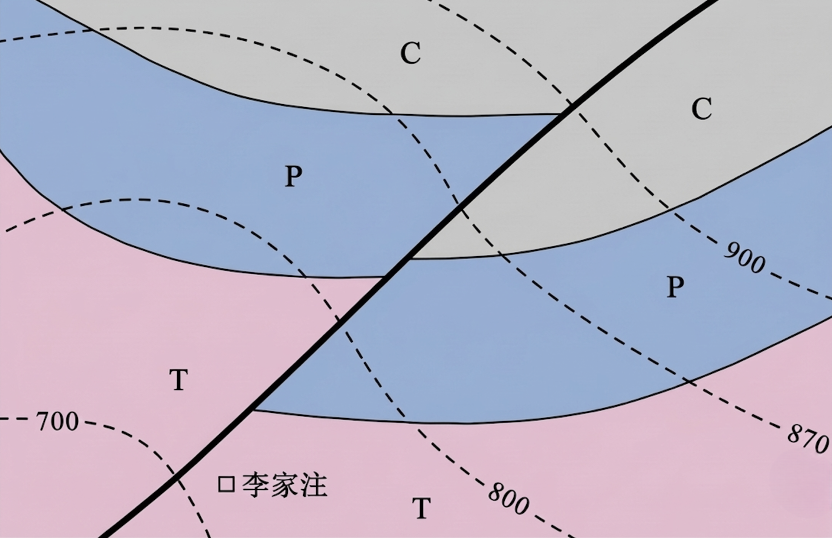
#> input picture cuted_map.png, 1664 x 1076 px (shown at 1/2 size)
$ python extract_faults.py --input cuted_map.png
#> lines starting #> are read from the running program, lines starting #| are printed output that depends on the picture; after the words box and inside, x2 and y2 are one past the last pixel; in counts of white or black regions, pixels touching at a corner belong together
# -*- coding: utf-8 -*-
"""
extract_faults.py — 从地质图暗色掩膜(Mask)中提取断层构造线与中心骨架
=======================================================================
项目：智能化三维地质建模系统《基于平面地质图的智能化三维构建》

【地质背景与技术定位】
断层（Fault）是三维地质建模中的一阶构造不连续面：
  1. 在二维地质图上，断层线通常采用加粗实线（线宽 8~15px）绘制，明显粗于普通地层界线（1.5~3px）；
  2. 断层线常跨越并切断不同时代的地层色块，与地层线、等高线形成复杂的 T 型或十字型交切；
  3. 本模块采用与地层线分离完全对称的互补机制，从暗色 Mask 中精准提取断层构造线，
     剥离所有交切地层线、等高线虚线与文字注记，输出纯净的断层 Mask、单像素中心骨架及断层迹线坐标表。

【核心算法流程】
  1. 距离变换（Distance Transform）线宽分析：
     - 利用断层加粗特征定位全图最粗骨干（半宽 >= 0.42 * 全图最大半宽）；
  2. 构造主干最大测地线提取（Longest Geodesic Path）：
     - 针对断层与地层线交切处向外伸出的横向侧枝，通过全图骨架两极主干追踪，
       只保留贯穿全图的宏观断层中心走向线，自然剔除所有交切毛刺；
  3. 真实线宽自适应恢复：
     - 测量断层线沿骨架的法向真实半宽，限制在原二值图内受限膨胀恢复；
  4. 成果导出：
     - fault_mask.png     : 纯净断层掩膜（黑底白线）
     - fault_skeleton.png : 单像素中心骨架（用于断层曲面控制点生成）
     - fault_overlay.png  : 原图叠加亮绿色断层对比图
     - fault_trace.csv    : 断层迹线点序表（X, Y, fault_name）
"""

from __future__ import annotations

import argparse
import csv
import logging
import subprocess
import sys
import time
from collections import deque
from dataclasses import dataclass
from pathlib import Path
from typing import List, Optional, Tuple, Union

import cv2
import numpy as np
from skimage.morphology import skeletonize

logging.basicConfig(
    level=logging.INFO,
    format="[%(asctime)s] %(message)s",
    datefmt="%H:%M:%S",
)
logger = logging.getLogger("ExtractFault")


@dataclass
class FaultExtractConfig:
    """断层提取参数配置。

    fault_ratio : float
        断层线识别的半宽比例阈值（占全图最大半宽的比例）。默认 0.42。
    min_fault_area : int
        断层线核心种子的最小连通域面积，用于排除交切点局部极大值。默认 300。
    sample_step : int
        导出断层迹线 CSV 时的采样步长（每隔多少个像素取一个点）。默认 15。
    fault_name : str
        导出的断层名称标签。默认 "Fault_1"。
    """

    fault_ratio: float = 0.42
    min_fault_area: int = 300
    sample_step: int = 15
    fault_name: str = "Fault_1"


def load_mask_as_binary(img_path: Union[str, Path]) -> Tuple[np.ndarray, Optional[np.ndarray]]:
    """读取掩膜图像并转化为标准二值矩阵（1=线划, 0=背景）。"""
    p = Path(img_path)
    if not p.is_file():
        raise FileNotFoundError(f"未找到输入文件: {p}")

    bgr = cv2.imread(str(p), cv2.IMREAD_COLOR)
    if bgr is None:
        raise ValueError(f"无法读取图像: {p}")

    gray = cv2.cvtColor(bgr, cv2.COLOR_BGR2GRAY)
    hsv = cv2.cvtColor(bgr, cv2.COLOR_BGR2HSV)

    is_mask = "mask" in p.name.lower() or hsv[..., 1].mean() < 10.0

    if is_mask:
        white_count = (gray > 127).sum()
        black_count = (gray <= 127).sum()
        binary = (gray > 127).astype(np.uint8) if white_count < black_count else (gray <= 127).astype(np.uint8)
        logger.info("输入载入为【暗色掩膜(Mask)】: %s (%d x %d)", p.name, binary.shape[1], binary.shape[0])
        return binary, None
    else:
        binary = (gray < 55).astype(np.uint8)
        logger.info("输入载入为【彩色地质原图】: %s (%d x %d)", p.name, binary.shape[1], binary.shape[0])
        return binary, bgr


def extract_fault_mainline(
    binary: np.ndarray,
    config: FaultExtractConfig,
) -> Tuple[np.ndarray, np.ndarray, float]:
    """提取纯净的断层单像素中心线和断层掩膜。

    返回:
        fault_mask     : uint8 HxW (255=断层线, 0=背景)
        fault_skeleton : uint8 HxW (单像素中心线)
        mean_half_width: 断层线平均半宽 (px)
    """
    h, w = binary.shape

    # 1. 2px Padding 防边缘断开
    pad_bin = np.pad(binary, 2, mode="constant", constant_values=0)
    dist = cv2.distanceTransform(pad_bin, cv2.DIST_L2, 5)
    max_d = float(dist.max())
    fault_th = max(2.5, max_d * config.fault_ratio)

    fault_seed = (dist >= fault_th).astype(np.uint8)

    # 2. 提取大面积核心种子（排除交切伪种子）
    n_cc, labels, stats, _ = cv2.connectedComponentsWithStats(fault_seed, 8)
    if n_cc <= 1:
        raise ValueError("未检测到足够粗壮的断层线特征，请检查输入 Mask 或调低 fault_ratio")

    # 找到最大面积的连通域
    top_idx = np.argmax(stats[1:, cv2.CC_STAT_AREA]) + 1
    core = (labels == top_idx).astype(np.uint8)
    logger.info("断层核心种子提取: 核心连通面积 %d px, 跨度 %d x %d",
                stats[top_idx, cv2.CC_STAT_AREA],
                stats[top_idx, cv2.CC_STAT_WIDTH],
                stats[top_idx, cv2.CC_STAT_HEIGHT])

    # 3. 骨架化
    skel = skeletonize(core).astype(np.uint8)

    # 4. 寻找两极端点并提取最长测地线主干（自动剥离横向地层线交切毛刺）
    kernel = np.array([[1, 1, 1], [1, 10, 1], [1, 1, 1]], dtype=np.uint8)
    filt = cv2.filter2D(skel, -1, kernel)
    ey, ex = np.where((filt == 11) & skel)
    pts = list(zip(ex, ey))

    if len(pts) < 2:
        main_path = list(zip(*np.where(skel)[::-1]))
    else:
        max_dist = 0.0
        best_pair = (pts[0], pts[1])
        for i in range(len(pts)):
            for j in range(i + 1, len(pts)):
                d = float(np.hypot(pts[i][0] - pts[j][0], pts[i][1] - pts[j][1]))
                if d > max_dist:
                    max_dist = d
                    best_pair = (pts[i], pts[j])

        coord_set = set(zip(*np.where(skel)[::-1]))
        q = deque([[best_pair[0]]])
        visited = {best_pair[0]}
        main_path = None

        while q:
            path = q.popleft()
            curr = path[-1]
            if curr == best_pair[1]:
                main_path = path
                break
            cx, cy = curr
            for dx in [-1, 0, 1]:
                for dy in [-1, 0, 1]:
                    if dx == 0 and dy == 0:
                        continue
                    nx, ny = cx + dx, cy + dy
                    if (nx, ny) in coord_set and (nx, ny) not in visited:
                        visited.add((nx, ny))
                        q.append(path + [(nx, ny)])

        if main_path is None:
            main_path = list(coord_set)

    # 5. 去除 padding 并映射回原尺寸
    skel_unpad = np.zeros((h, w), dtype=np.uint8)
    for px, py in main_path:
        ux, uy = px - 2, py - 2
        if 0 <= ux < w and 0 <= uy < h:
            skel_unpad[uy, ux] = 1

    # 6. 计算实际线宽并受限膨胀恢复
    orig_dist = dist[2:-2, 2:-2]
    mean_hw = float(orig_dist[skel_unpad > 0].mean())
    k_sz = int(round(mean_hw * 0.95))
    k = cv2.getStructuringElement(cv2.MORPH_ELLIPSE, (2 * k_sz + 1, 2 * k_sz + 1))
    fault_mask = cv2.dilate(skel_unpad, k) & binary

    logger.info("断层主干提取完成: 骨架长度 %d px, 平均半宽 %.2f px (全线宽约 %.1f px)",
                len(main_path), mean_hw, 2 * mean_hw)

    return (fault_mask * 255).astype(np.uint8), (skel_unpad * 255).astype(np.uint8), mean_hw


def export_fault_trace_csv(
    fault_skeleton: np.ndarray,
    csv_path: Union[str, Path],
    step: int = 15,
    fault_name: str = "Fault_1",
) -> int:
    """沿断层单像素骨架有序采样，导出控制点迹线表。"""
    pts = np.argwhere(fault_skeleton > 0)
    if len(pts) == 0:
        return 0

    # 按主坐标排序（y 坐标递增排序，即从上至下）
    sorted_pts = [tuple(int(c) for c in pt) for pt in sorted(pts, key=lambda p: (p[0], p[1]))]
    sampled = sorted_pts[::step]
    if len(sorted_pts) > 0 and sorted_pts[-1] != sampled[-1]:
        sampled.append(sorted_pts[-1])

    with open(csv_path, "w", newline="", encoding="utf-8") as f:
        writer = csv.writer(f)
        writer.writerow(["point_id", "X_pixel", "Y_pixel", "fault_name"])
        for idx, pt in enumerate(sampled):
            # pt 为 (y, x)
            writer.writerow([idx + 1, pt[1], pt[0], fault_name])

    logger.info("断层迹线控制点已写入: %s (共采样 %d 点)", csv_path, len(sampled))
    return len(sampled)


def extract_fault_from_mask(
    mask_path: Union[str, Path],
    overlay_img_path: Optional[Union[str, Path]] = None,
    config: Optional[FaultExtractConfig] = None,
) -> dict:
    """主提取流水线接口。"""
    if config is None:
        config = FaultExtractConfig()

    t0 = time.time()
    binary, loaded_bgr = load_mask_as_binary(mask_path)
    h, w = binary.shape

    fault_mask, fault_skel, mean_hw = extract_fault_mainline(binary, config)

    # 叠加图
    bg_bgr = None
    if overlay_img_path and Path(overlay_img_path).is_file():
        bg_bgr = cv2.imread(str(overlay_img_path))
    elif loaded_bgr is not None:
        bg_bgr = loaded_bgr
    else:
        for cand in ["cuted_map.png", "raw_geo_map.png"]:
            cand_p = Path(cand)
            if cand_p.is_file():
                temp = cv2.imread(str(cand_p))
                if temp is not None:
                    if temp.shape[:2] == (h, w):
                        bg_bgr = temp
                    else:
                        bg_bgr = cv2.resize(temp, (w, h), interpolation=cv2.INTER_AREA)
                    break

    overlay_bgr = None
    if bg_bgr is not None:
        overlay_bgr = bg_bgr.copy()
        overlay_bgr[fault_mask > 0] = [0, 255, 0] # 亮绿色高亮标注断层

    elapsed = time.time() - t0
    return {
        "fault_mask": fault_mask,
        "fault_skeleton": fault_skel,
        "overlay_bgr": overlay_bgr,
        "mean_half_width": mean_hw,
        "elapsed": elapsed,
    }


def save_fault_results(result: dict, output_dir: Union[str, Path], config: FaultExtractConfig) -> dict:
    """保存断层提取成果物。"""
    out = Path(output_dir)
    out.mkdir(parents=True, exist_ok=True)
    saved = {}

    # 1. 掩膜
    f_mask = out / "fault_mask.png"
    cv2.imwrite(str(f_mask), result["fault_mask"])
    saved["fault_mask.png"] = str(f_mask)

    # 2. 骨架
    f_skel = out / "fault_skeleton.png"
    cv2.imwrite(str(f_skel), result["fault_skeleton"])
    saved["fault_skeleton.png"] = str(f_skel)

    # 3. 叠加图
    if result.get("overlay_bgr") is not None:
        f_overlay = out / "fault_overlay.png"
        cv2.imwrite(str(f_overlay), result["overlay_bgr"])
        saved["fault_overlay.png"] = str(f_overlay)

    # 4. CSV 迹线控制点
    f_csv = out / "fault_trace.csv"
    n_pts = export_fault_trace_csv(
        result["fault_skeleton"],
        f_csv,
        step=config.sample_step,
        fault_name=config.fault_name,
    )
    saved["fault_trace.csv"] = str(f_csv)

    return saved


CANDIDATE_INPUTS = [
    "test_mask.png",
    "segment_output/preview_mask.png",
    "cuted_map.png",
]
DEFAULT_OUTPUT = "./fault_output"


def main():
    parser = argparse.ArgumentParser(
        description="从地质图暗色掩膜(Mask)中提取纯净断层构造线与中心骨架",
        formatter_class=argparse.ArgumentDefaultsHelpFormatter,
    )
    parser.add_argument("-i", "--input", default=None, help="输入 Mask 或地质图路径")
    parser.add_argument("-o", "--output", default=DEFAULT_OUTPUT, help="输出结果目录")
    parser.add_argument("--overlay", default=None, help="可选：原图背景叠加图路径")
    parser.add_argument("--sample-step", type=int, default=15, help="断层迹线控制点采样步长(px)")
    parser.add_argument("--fault-name", default="Fault_1", help="断层名称")
    args = parser.parse_args()

    input_path = args.input
    if not input_path or not Path(input_path).is_file():
        for cand in CANDIDATE_INPUTS:
            if Path(cand).is_file():
                input_path = cand
                print(f"\n💡 自动采用输入文件: {input_path}")
                break
        if not input_path:
            print("❌ 未找到有效输入文件")
            sys.exit(1)

    cfg = FaultExtractConfig(
        sample_step=args.sample_step,
        fault_name=args.fault_name,
    )

    result = extract_fault_from_mask(input_path, args.overlay, cfg)
#> in load_mask_as_binary, bgr is the input picture: shape (1076, 1664, 3); mean B, G, R 198.9, 179.6, 183.5
#> in load_mask_as_binary, `gray = cv2.cvtColor(bgr, cv2.COLOR_BGR2GRAY)`:
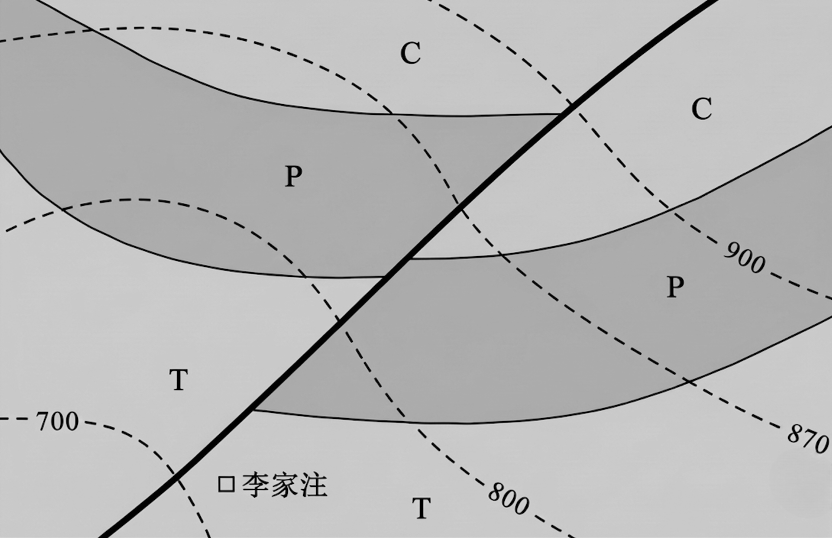
#> gray: shape (1076, 1664) (shown at 1/2 size); min 0, max 240, mean 183
#> in load_mask_as_binary, `is_mask = "mask" in p.name.lower() or hsv[..., 1].mean() < 10.0`: is_mask = False
#> in load_mask_as_binary, `binary = (gray < 55).astype(np.uint8)`:
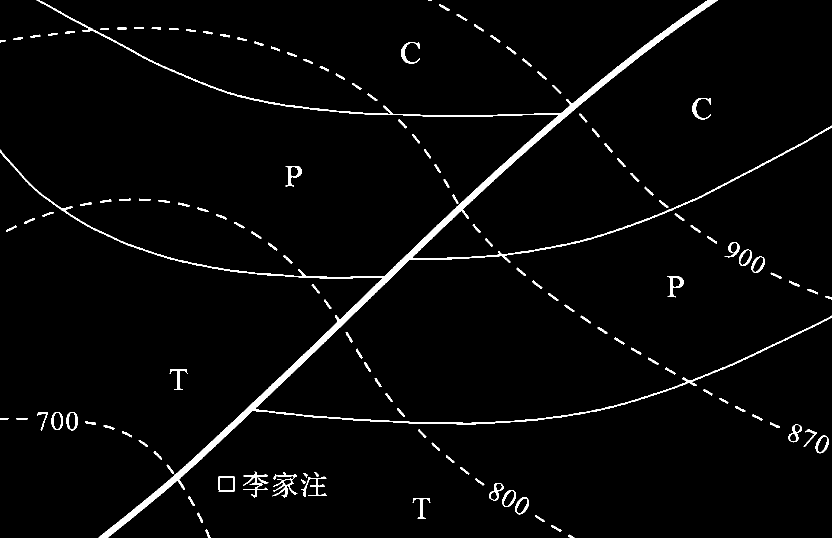
#> binary: shape (1076, 1664) (shown at 1/2 size); values 0 (black) and 1 (white), 2.7% white; 136 white regions (1 under 20 px), largest, box (x1, y1, x2, y2) and area: (0, 0, 1664, 1076) 31952, (545, 944, 595, 995) 649, (486, 943, 537, 995) 607
#> in extract_fault_mainline, `dist = cv2.distanceTransform(pad_bin, cv2.DIST_L2, 5)`:
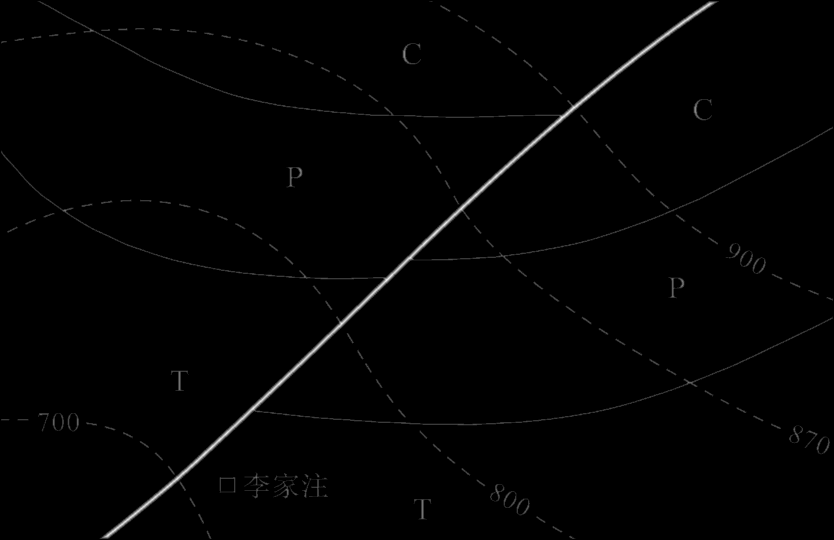
#> dist: shape (1080, 1668) float32 (shown at 1/2 size); min 0, max 6.59, mean 0.0568; drawn with min black and max white
#> in extract_fault_mainline, `max_d = float(dist.max())`: max_d = 6.59
#> in extract_fault_mainline, `fault_th = max(2.5, max_d * config.fault_ratio)`: fault_th = 2.77
#> in extract_fault_mainline, `fault_seed = (dist >= fault_th).astype(np.uint8)`:
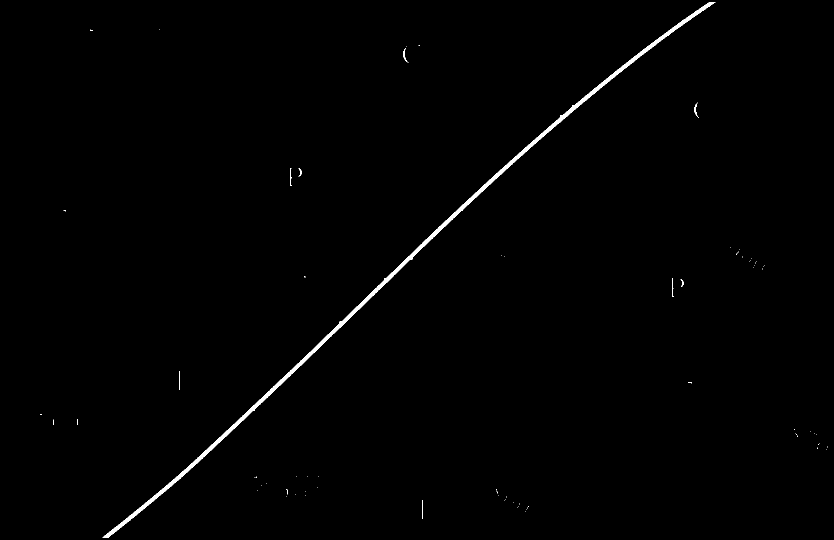
#> fault_seed: shape (1080, 1668) (shown at 1/2 size); values 0 (black) and 1 (white), 0.69% white; 77 white regions (68 under 20 px), largest, box (x1, y1, x2, y2) and area: (205, 4, 1431, 1076) 11881, (358, 743, 360, 780) 74, (844, 1000, 846, 1037) 74
#> in extract_fault_mainline, `n_cc, labels, stats, _ = cv2.connectedComponentsWithStats(fault_seed, 8)`: n_cc = 78; stats = 78 rows, first 6: [0, 0, 1668, 1080, 1788950], [205, 4, 1226, 1072, 11881], [181, 59, 5, 3, 8], [318, 58, 1, 1, 1], [837, 90, 2, 2, 3], [812, 93, 1, 1, 1]
#> in extract_fault_mainline, `top_idx = np.argmax(stats[1:, cv2.CC_STAT_AREA]) + 1`: top_idx = 1
#> in extract_fault_mainline, `skel = skeletonize(core).astype(np.uint8)`:
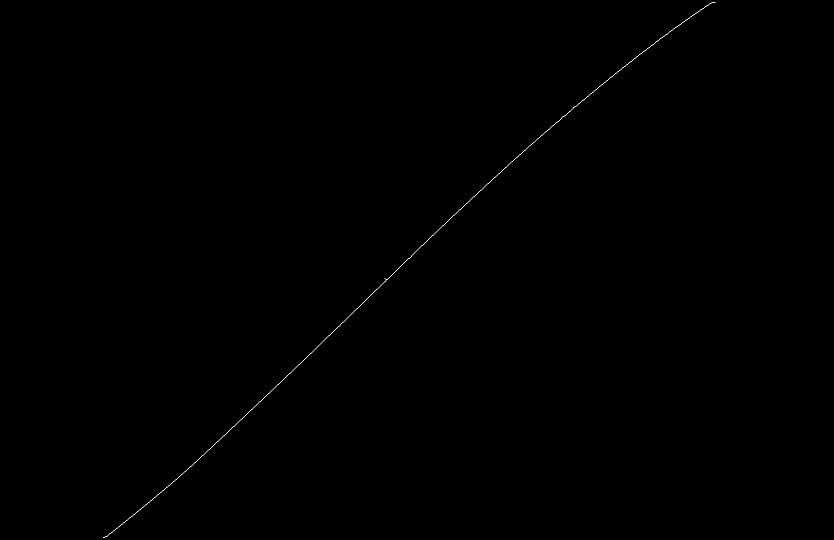
#> skel: shape (1080, 1668) (shown at 1/2 size); values 0 (black) and 1 (white), 0.07% white in thin lines or dots, all inside (x1, y1, x2, y2) = (206, 4, 1431, 1076)
#> in extract_fault_mainline, `ey, ex = np.where((filt == 11) & skel)`: ey = [4, 556, 1075]; ex = [1430, 769, 206]
#> in extract_fault_mainline, `pts = list(zip(ex, ey))`: pts = [(1430, 4), (769, 556), (206, 1075)]
#> in extract_fault_mainline, `best_pair = (pts[0], pts[1])`: best_pair = ((1430, 4), (769, 556))
#> the loop in extract_fault_mainline, `for i in range(len(pts)):` made 3 passes
#> after the loop in extract_fault_mainline, `for i in range(len(pts)):`: best_pair = ((1430, 4), (206, 1075)); max_dist = 1626.4
#> in extract_fault_mainline, `coord_set = set(zip(*np.where(skel)[::-1]))`: coord_set = 1234 items
#> in extract_fault_mainline, `visited = {best_pair[0]}`: visited = 1 item
#> the loop in extract_fault_mainline, `while q:` made 1234 passes
#> (cx, cy) on passes 1, 6, 7: (1430, 4), (1425, 5), (1424, 5)
#> after the loop in extract_fault_mainline, `while q:`: visited = 1234 items
#> the loop in extract_fault_mainline, `for px, py in main_path:` made 1230 passes
#> (px, py, ux, uy) on passes 1 to 3: (1430, 4, 1428, 2), (1429, 4, 1427, 2), (1428, 4, 1426, 2)
#> in extract_fault_mainline, `mean_hw = float(orig_dist[skel_unpad > 0].mean())`: mean_hw = 5.79
#> in extract_fault_mainline, `k_sz = int(round(mean_hw * 0.95))`: k_sz = 6
#> in extract_fault_mainline, `fault_mask = cv2.dilate(skel_unpad, k) & binary`:
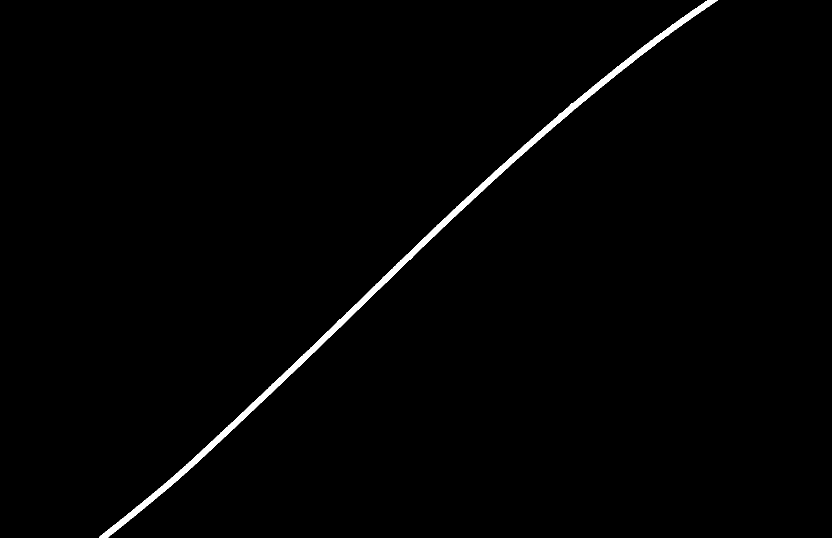
#> fault_mask: shape (1076, 1664) (shown at 1/2 size); values 0 (black) and 1 (white), 1.1% white; 1 white region, box (x1, y1, x2, y2) and area: (198, 0, 1435, 1076) 19023
#> in extract_fault_from_mask, `fault_mask, fault_skel, mean_hw = extract_fault_mainline(binary, config)`: mean_hw = 5.79
#> in extract_fault_from_mask, `overlay_bgr[fault_mask > 0] = [0, 255, 0]`:
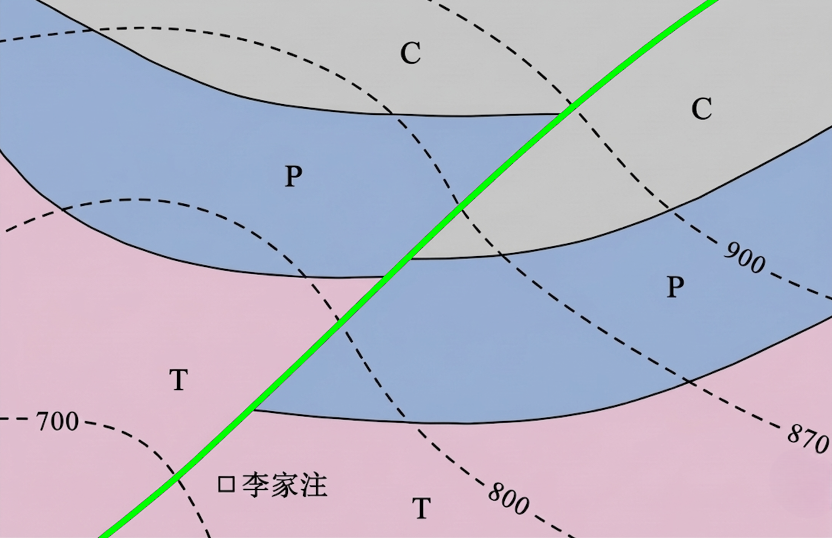
#> overlay_bgr: shape (1076, 1664, 3) (shown at 1/2 size); 1.06% of pixels changed, all inside (x1, y1, x2, y2) = (198, 0, 1435, 1076)
#> result = 5 items
    saved = save_fault_results(result, args.output, cfg)
#> in export_fault_trace_csv, `pts = np.argwhere(fault_skeleton > 0)`: pts = 1230 pairs, first value 2 to 1073, second value 204 to 1428
#> in export_fault_trace_csv, `sorted_pts = [tuple(int(c) for c in pt) for pt in sorted(pts, key=lamb..`: sorted_pts has the same summary as pts
#> in export_fault_trace_csv, `sampled = sorted_pts[::step]`: sampled = 82 pairs, first value 2 to 1065, second value 217 to 1425
#> the loop in export_fault_trace_csv, `for idx, pt in enumerate(sampled):` made 83 passes
#> pt on passes 1 to 8: (2, 1425), (8, 1414), (18, 1398), (29, 1382), (39, 1368), (50, 1353), (61, 1337), (72, 1322)
#> in save_fault_results, `n_pts = export_fault_trace_csv( result["fault_skeleton"], f_csv, step=..`: n_pts = 83
#> saved = {'fault_mask.png': 'fault_output/fault_mask.png', 'fault_skeleton.png': 'fault_output/fault_skeleton.png', 'fault_overlay.png': 'fault_output/fault_overlay.png', 'fault_trace.csv': 'fault_output/fault_trace.csv'}

    print(f"\n{'=' * 58}")
    print(f"       断层构造线精准提取与迹线构建完成")
    print(f"{'=' * 58}")
    print(f"输入文件       : {input_path}")
    print(f"断层平均线宽   : {result['mean_half_width'] * 2:.1f} px")
#| 断层平均线宽   : 11.6 px
    print(f"断层骨架像素   : {(result['fault_skeleton'] > 0).sum()} px")
#| 断层骨架像素   : 1230 px
    print(f"提取耗时       : {result['elapsed']:.2f} 秒")
#| 提取耗时       : 0.89 秒
    print(f"{'=' * 58}")
    print(f"📁 输出目录    : {Path(args.output).resolve()}\n")
    for name in saved:
        print(f"  📄 {name}")
#> this loop made 4 passes
#> name on passes 1 to 4: 'fault_mask.png', 'fault_skeleton.png', 'fault_overlay.png', 'fault_trace.csv'
#> (printed output is left out)

    if sys.platform == "darwin":
        try:
            subprocess.run(["open", str(Path(args.output).resolve())], check=False)
        except Exception:
            pass


if __name__ == "__main__":
    main()
